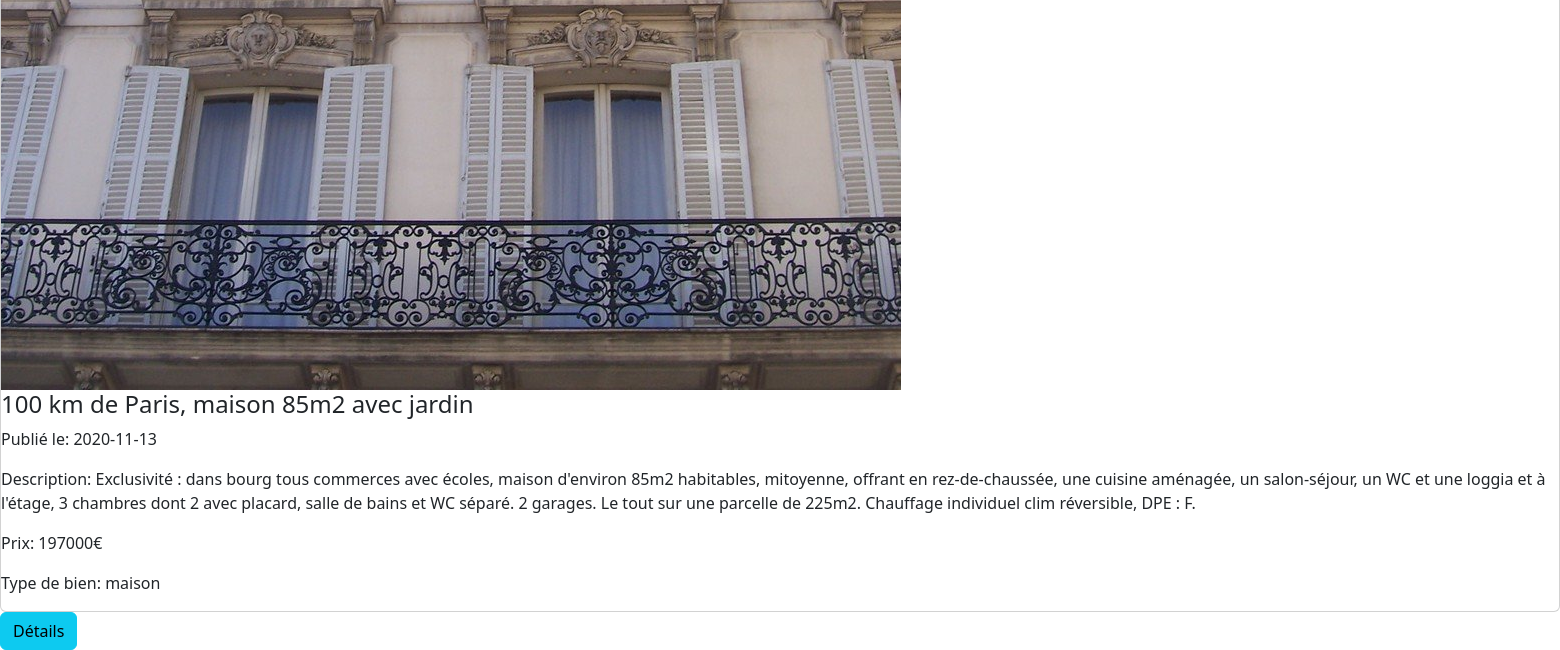
Before: / (lower part) with the older database file.
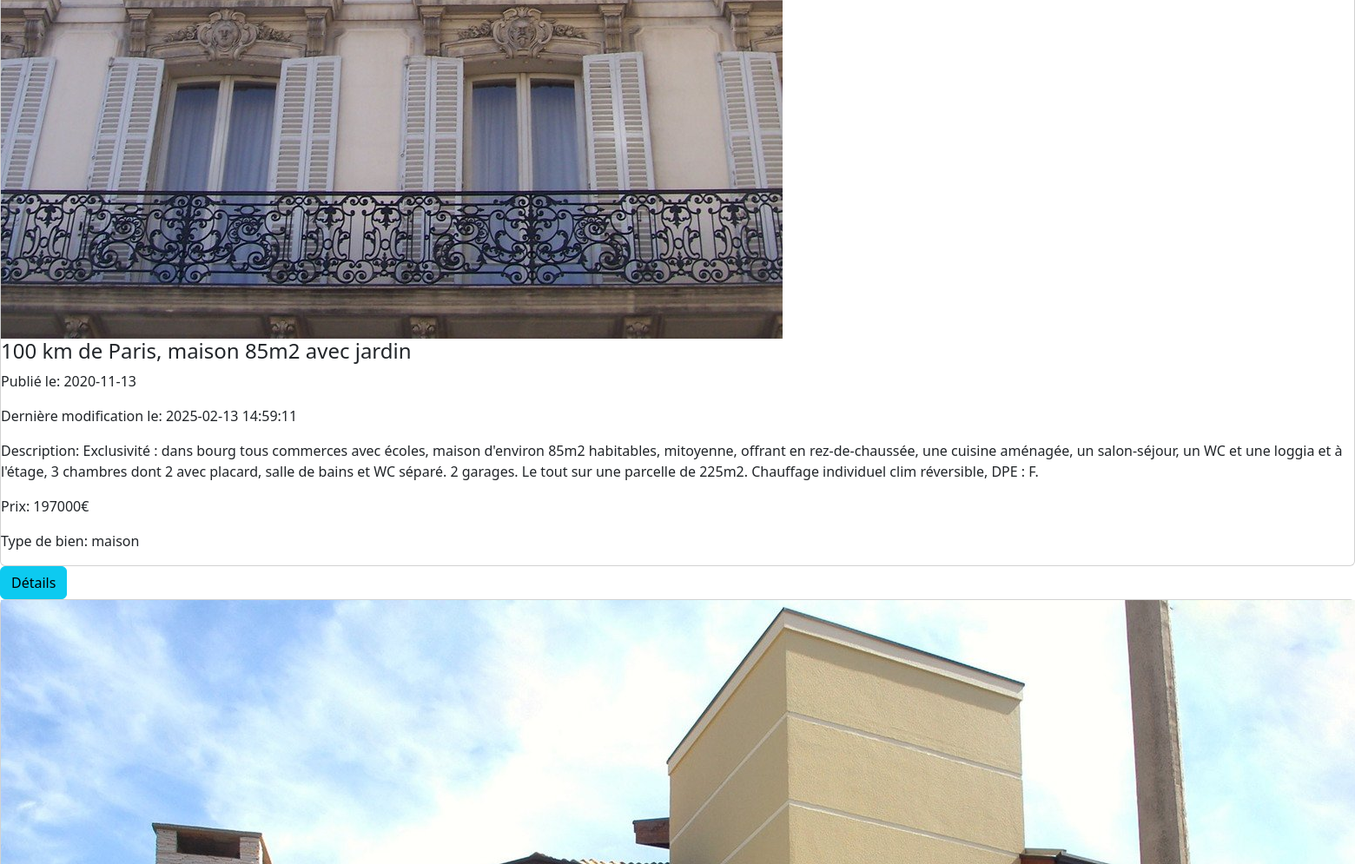
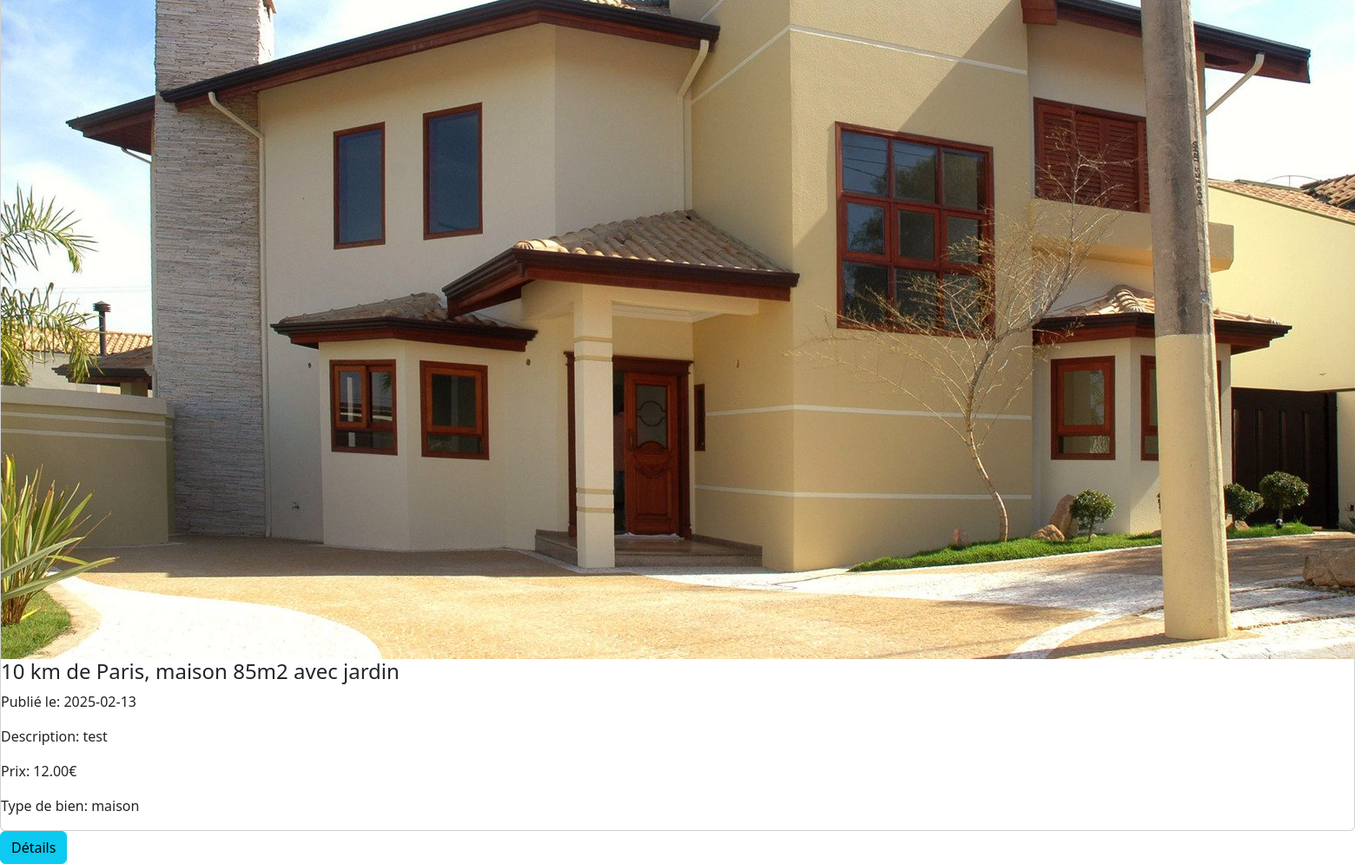
After: the same page with the newer database file (2 pictures, top to bottom).
### tables this page shows
CREATE TABLE IF NOT EXISTS `waz_annonces` (
  `an_id` int(11) NOT NULL AUTO_INCREMENT,
  `an_pieces` int(11) DEFAULT NULL,
  `an_titre` varchar(200) NOT NULL,
  `an_ref` varchar(10) NOT NULL,
  `an_description` text NOT NULL,
  `an_local` varchar(100) DEFAULT NULL,
  `an_surf_hab` int(11) DEFAULT NULL,
  `an_surf_tot` int(11) NOT NULL,
  `an_prix` varchar(13) DEFAULT NULL,
  `an_diagnostic` varchar(1) NOT NULL,
  `an_d_ajout` date NOT NULL,
  `an_d_modif` datetime DEFAULT NULL,
  `an_statut` tinyint(1) NOT NULL,
  `an_vues` int(11) NOT NULL,
  `tb_id` int(11) NOT NULL,
  `u_id` int(11) NOT NULL,
  `to_id` int(11) NOT NULL,
  PRIMARY KEY (`an_id`),
  KEY `tb_id` (`tb_id`),
  KEY `u_id` (`u_id`),
  KEY `to_id` (`to_id`)
);

CREATE TABLE IF NOT EXISTS `waz_type_bien` (
  `tb_id` int(11) NOT NULL AUTO_INCREMENT,
  `tb_libelle` varchar(50) NOT NULL,
  PRIMARY KEY (`tb_id`)
);

### index.php (the view, shortened to what this page needs)
<?php
    include("header.php");
    if ($isAdminOrEmployee) {
        $sql = "SELECT * FROM waz_annonces a JOIN waz_type_bien tb ON a.tb_id = tb.tb_id";
    } else {
        $sql = "SELECT * FROM waz_annonces a JOIN waz_type_bien tb ON a.tb_id = tb.tb_id WHERE a.an_statut = 1";
    }
    $annonces = $pdo->query($sql)->fetchAll(PDO::FETCH_ASSOC);
?>
<div>
    <div class="column">
        <?php if (count($annonces) > 0): ?>
            <?php foreach($annonces as $annonce):?>
                <div class="card">
                    <div>
                        <img src="assets/photos/annonce_<?= htmlentities($annonce['an_id'])?>/<?= htmlentities($annonce['an_id'])?>-1.jpg" alt="">
                    </div>
                    <h4><?= htmlentities($annonce['an_titre'])?></h3>
                    <p>Publié le: <?= htmlentities($annonce['an_d_ajout'])?></p>
                    <?php if($annonce['an_d_modif']):?>
                        <p>Dernière modification le: <?= htmlentities($annonce['an_d_modif'])?></p>
                    <?php endif;?>
                    <p>Description: <?= htmlentities($annonce['an_description'])?></h4>
                    <p>Prix: <?= htmlentities($annonce['an_prix'])?>€</p>
                    <p>Type de bien: <?= htmlentities($annonce['tb_libelle'])?></p>
                </div>
                <a href="annonce.php?info=<?= $annonce['an_id']?>" class="btn btn-info">Détails</a>
            <?php endforeach; ?>
        <?php else:?>
            <div>Aucune annonce disponible</div>
        <?php endif;?>
    </div>
</div>
<?php
    include("footer.php");
?>

Changed rows visible on the page:
changed waz_annonces "100 km de Paris, maison 85m2 avec jardin": an_d_modif (not shown) → "2025-02-13 14:59:11"
added waz_annonces: shows a picture, an_titre "10 km de Paris, maison 85m2 avec jardin", an_d_ajout "2025-02-13", an_description "test", an_prix "12.00", tb.tb_libelle "maison"
